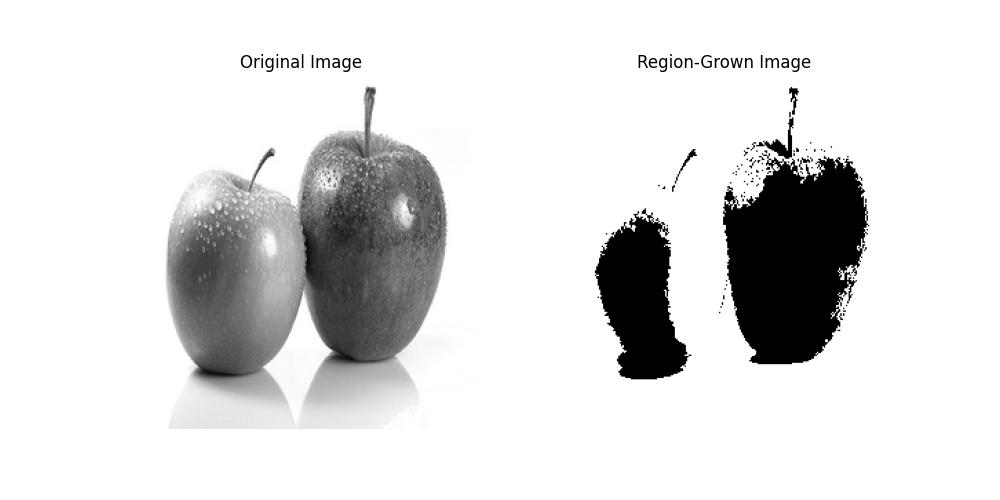

This figure's Python source:
# Import the necessary libraries
import cv2
import numpy as np
import matplotlib.pyplot as plt


def get_eight_neighbour(x, y, shape):
    # Returns the coordinates of the 8-neighbors of a point within a given shape
    output = []
    max_x = shape[1] - 1
    max_y = shape[0] - 1

    # Define the eight possible neighbors and constrain them within the image boundaries.
    neighbors = [
        (x - 1, y - 1), (x, y - 1), (x + 1, y - 1),  # Top row
        (x - 1, y),                     (x + 1, y),   # Middle row (left and right)
        (x - 1, y + 1), (x, y + 1), (x + 1, y + 1)  # Bottom row
    ]

    for nx, ny in neighbors:
        # Constrain the coordinates within the image boundaries
        output_x = min(max(nx, 0), max_x)
        output_y = min(max(ny, 0), max_y)
        output.append((output_x, output_y))

    return output


def region_growing(im, seed):
    # Performs region growing from a given seed point
    seed_points = [seed]  # Start with the initial seed point
    output_img = np.zeros_like(im)  # Output image initialized to zeros (black)
    processed = set()  # A set to track processed points

    while seed_points:
        pix = seed_points.pop(0)  # Get the next seed point to process
        if pix in processed:
            continue  # If already processed, skip

        output_img[pix[0], pix[1]] = 255  # Mark the point as white in the output image
        processed.add(pix)  # Add to the set of processed points

        # Add neighbors to the seed points if they haven't been processed
        for coord in get_eight_neighbour(pix[0], pix[1], im.shape):
            if im[coord[0], coord[1]] == 255 and coord not in processed:
                seed_points.append(coord)

    return output_img


# Define the predefined seed point
predefined_seed = (100, 10)  # (y, x) coordinate for the seed point

# Load the image and convert to grayscale
image = cv2.imread('apple.jpg', 0)

# Apply a binary threshold to create a binary image
ret, img = cv2.threshold(image, 128, 255, cv2.THRESH_BINARY)

# Use the predefined seed point for region growing
rg_out = region_growing(img, predefined_seed)

# Create subplots to display the original and the region-grown image
plt.figure(figsize=(10, 5))  # Set the figure size

# Original image subplot
plt.subplot(1, 2, 1)  # 1 row, 2 columns, 1st subplot
plt.imshow(image, cmap='gray')  # Display the original image in grayscale
plt.title('Original Image')
plt.axis('off')  # Hide axis

# Region growing result subplot
plt.subplot(1, 2, 2)  # 1 row, 2 columns, 2nd subplot
plt.imshow(rg_out, cmap='gray')  # Display the region-grown image in grayscale
plt.title('Region-Grown Image')
plt.axis('off')  # Hide axis

# Show the plot
plt.show()
